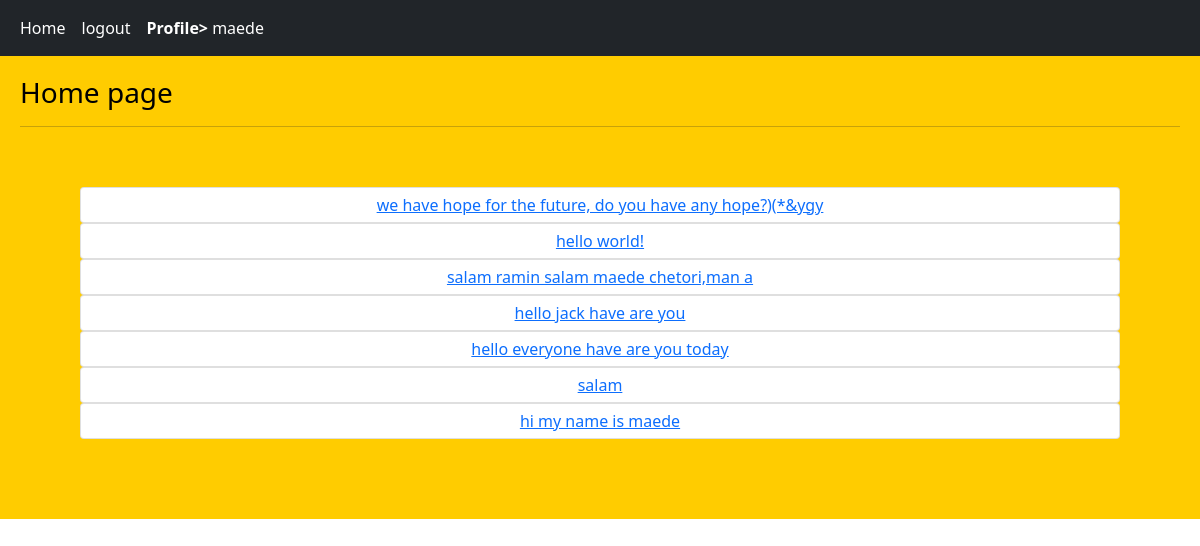
/ (signed in), run on the app's committed database.
### home/models.py (models this page shows, shortened)
class Post(models.Model):
    user = models.ForeignKey(User,on_delete=models.CASCADE,related_name='posts')
    body = models.TextField()
    slug = models.SlugField()
    created = models.DateTimeField(auto_now_add=True)
    updated = models.DateTimeField(auto_now=True)
    class Meta:
        ordering = ['-created','-updated']
    def get_absolute_url(self):
        return reverse('home:post_detail', args=(self.id,self.slug))

### home/views.py (the view)
# urls.py: path('',views.HomeView.as_view(),name='index'),
class HomeView(View):
    def get(self,request):
        posts = Post.objects.all()
        return render(request,'home/index.html',{'posts':posts})

### home/templates/home/index.html
{% extends 'base.html' %}
{% block content %}
    <h3 style="color:#000">Home page</h3>
    <hr/>
    <div class="center" style="padding:10px; margin:50px;" >
        {%for post in posts %}
            <div class="card" style="color: black ">
                <a style="text-align:center; padding:5px ; margin:0px" href="{{ post.get_absolute_url }}" class="card-body" >{{post.body}}</a>
            </div>
        {% endfor%}
    </div>
{% endblock %}

### templates/include/navbar.html
<nav class="navbar navbar-expand-lg navbar-dark bg-dark">
  <div class="container-fluid">
    <div class="navbar-nav">
      <a class="nav-link active" href="{% url 'home:index' %}">Home</a>
      {% if request.user.is_authenticated %}
        <a class="nav-link active" href="{% url 'accounts:user_logout' %}">logout</a>
      <a class="nav-link active" href="{% url 'accounts:user_profile' request.user.pk %}"><strong> Profile>  </strong> {{request.user}} </a>
      {% else %}
        <a  class="nav-link active" href = "{% url 'accounts:user_register' %}">Register</a>
        <a  class="nav-link active" href = "{% url 'accounts:user_login' %}">Login</a>
      {% endif %}
    </div>
  </div>
</nav>

### data on the page
Post: body "we have hope for the future, do you have any hope?)(*&ygy"
Post: body "hello world!"
Post: body "salam ramin salam maede chetori,man a"
Post: body "hello jack have are you"
Post: body "hello everyone have are you today"
Post: body "salam"
Post: body "hi my name is maede"

### other printed values
{{ request.user }} "maede"
